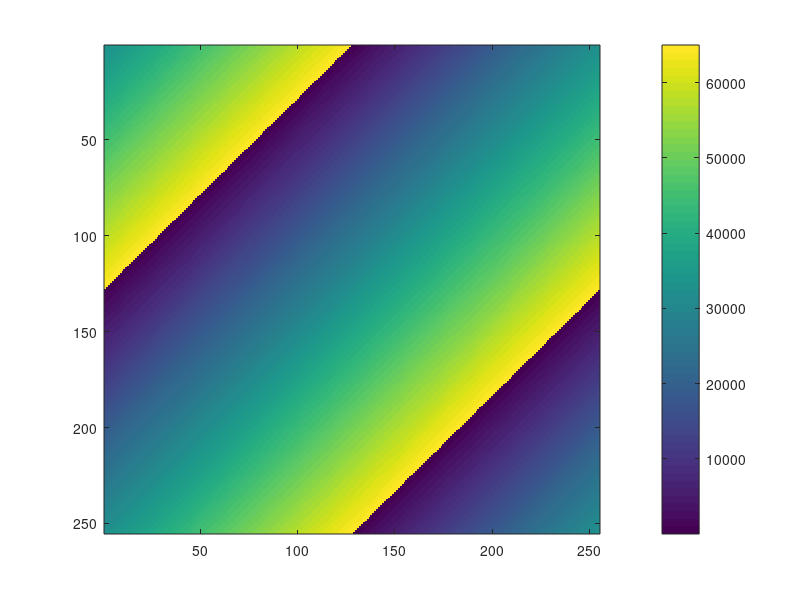

The MATLAB source for this figure:
d = dir('data/processed/cmaps/*.csv'); 

figure; imagesc(magic(255)); colorbar; 

for ii = 1:length(d)
    cmap = readmatrix(fullfile(d(ii).folder, d(ii).name)); 
    colormap(cmap); 
    title(d(ii).name); 
    xlabel('Press any key to progress or Ctrl+C to exit');
    pause(); 
end





